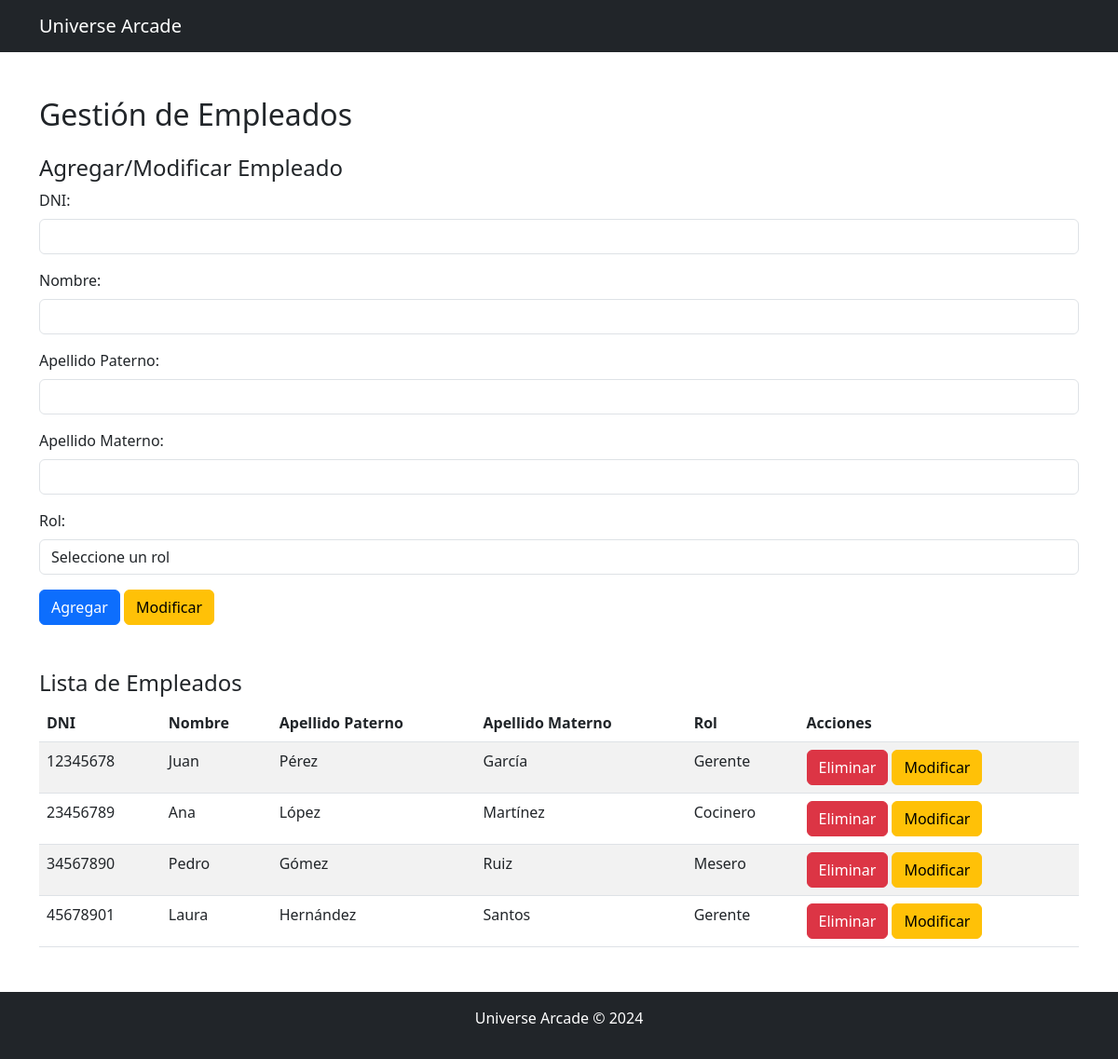
The app's page /empleados.php with its own data.
### tables this page shows
CREATE TABLE M_Emp (
    dni CHAR(8) PRIMARY KEY,
    nom VARCHAR(30) NOT NULL,
    apePat VARCHAR(30) NOT NULL,
    apeMat VARCHAR(30) NOT NULL,
    id_Rol CHAR(2),
    FOREIGN KEY (id_Rol) REFERENCES M_Rol(idRol)
);

CREATE TABLE M_Rol (
    idRol CHAR(2) PRIMARY KEY,
    des VARCHAR(20) NOT NULL
);

### empleados.php (the view, shortened to what this page needs)
<?php
function getPDOConnection() {
    $host = 'localhost';
    $dbname = 'universe_arcade_db';
    $username = 'root';
    $password = 'root';
    $dsn = "mysql:host=$host;dbname=$dbname;charset=utf8mb4";
    $options = [
        PDO::ATTR_ERRMODE => PDO::ERRMODE_EXCEPTION,
        PDO::ATTR_DEFAULT_FETCH_MODE => PDO::FETCH_ASSOC,
    ];
    try {
        return new PDO($dsn, $username, $password, $options);
    } catch (PDOException $e) {
        die('Error de conexión: ' . $e->getMessage());
    }
}
$pdo = getPDOConnection();
$empleados = [];
try {
    $stmt = $pdo->query('CALL ListarEmpleados()');
    $empleados = $stmt->fetchAll();
} catch (PDOException $e) {
    $error = 'Error al listar empleados: ' . $e->getMessage();
}
?>
<!DOCTYPE html>
<html lang="es">
<head>
    <link href="https://cdn.jsdelivr.net/npm/bootstrap@5.3.0/dist/css/bootstrap.min.css" rel="stylesheet">
</head>
<body>
    <nav class="navbar navbar-expand-lg navbar-dark bg-dark">
        <div class="container">
            <a class="navbar-brand" href="#">Universe Arcade</a>
        </div>
    </nav>
    <div class="container mt-5">
        <h2>Gestión de Empleados</h2>
        <h4 class="mt-4">Agregar/Modificar Empleado</h4>
        <form method="POST">
            <div class="mb-3">
                <label for="dni" class="form-label">DNI:</label>
                <input type="text" id="dni" name="dni" maxlength="8" class="form-control" required>
            </div>
            <div class="mb-3">
                <label for="nombre" class="form-label">Nombre:</label>
                <input type="text" id="nombre" name="nombre" maxlength="30" class="form-control" required>
            </div>
            <div class="mb-3">
                <label for="apePat" class="form-label">Apellido Paterno:</label>
                <input type="text" id="apePat" name="apePat" maxlength="30" class="form-control" required>
            </div>
            <div class="mb-3">
                <label for="apeMat" class="form-label">Apellido Materno:</label>
                <input type="text" id="apeMat" name="apeMat" maxlength="30" class="form-control" required>
            </div>
            <div class="mb-3">
                <label for="idRol" class="form-label">Rol:</label>
                <select id="idRol" name="idRol" class="form-control" required>
                    <option value="">Seleccione un rol</option>
                </select>
            </div>
            <button type="submit" name="agregar" class="btn btn-primary">Agregar</button>
            <button type="submit" name="modificar" class="btn btn-warning">Modificar</button>
        </form>
        <h4 class="mt-5">Lista de Empleados</h4>
        <table class="table table-striped">
            <thead>
                <tr>
                    <th>DNI</th>
                    <th>Nombre</th>
                    <th>Apellido Paterno</th>
                    <th>Apellido Materno</th>
                    <th>Rol</th>
                    <th>Acciones</th>
                </tr>
            </thead>
            <tbody>
                <?php foreach ($empleados as $empleado): ?>
                    <tr>
                        <td><?= htmlspecialchars($empleado['dni']) ?></td>
                        <td><?= htmlspecialchars($empleado['nom']) ?></td>
                        <td><?= htmlspecialchars($empleado['apePat']) ?></td>
                        <td><?= htmlspecialchars($empleado['apeMat']) ?></td>
                        <td><?= htmlspecialchars($empleado['rol']) ?></td>
                        <td>
                            <form method="POST" style="display:inline;">
                                <button type="submit" name="eliminar" class="btn btn-danger">Eliminar</button>
                            </form>
                            <form method="POST" style="display:inline;">
                                <button type="submit" name="modificar" class="btn btn-warning">Modificar</button>
                            </form>
                        </td>
                    </tr>
                <?php endforeach; ?>
            </tbody>
        </table>
    </div>
    <footer class="bg-dark text-white text-center py-3 mt-5">
        <p>Universe Arcade &copy; 2024</p>
    </footer>
</body>
</html>

### records on screen
m_emp: dni "12345678", nom "Juan", apePat "Pérez", apeMat "García", id_Rol.des "Gerente"
m_emp: dni "23456789", nom "Ana", apePat "López", apeMat "Martínez", id_Rol.des "Cocinero"
m_emp: dni "34567890", nom "Pedro", apePat "Gómez", apeMat "Ruiz", id_Rol.des "Mesero"
m_emp: dni "45678901", nom "Laura", apePat "Hernández", apeMat "Santos", id_Rol.des "Gerente"
